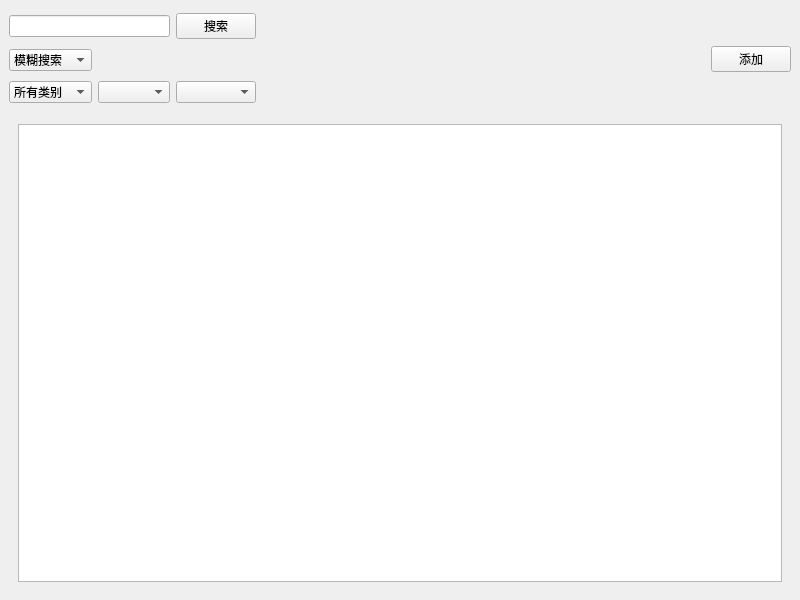
<?xml version="1.0" encoding="UTF-8"?>
<ui version="4.0">
 <class>MainWindow</class>
 <widget class="QMainWindow" name="MainWindow">
  <property name="geometry">
   <rect>
    <x>0</x>
    <y>0</y>
    <width>800</width>
    <height>600</height>
   </rect>
  </property>
  <property name="windowTitle">
   <string>MainWindow</string>
  </property>
  <widget class="QWidget" name="centralwidget">
   <layout class="QVBoxLayout" name="verticalLayout_3">
    <item>
     <layout class="QVBoxLayout" name="verticalLayout_2" stretch="2,10">
      <item>
       <layout class="QHBoxLayout" name="horizontalLayout" stretch="2">
        <property name="sizeConstraint">
         <enum>QLayout::SetDefaultConstraint</enum>
        </property>
        <item>
         <layout class="QHBoxLayout" name="horizontalLayout_2">
          <item>
           <layout class="QGridLayout" name="gridLayout">
            <item row="3" column="1">
             <widget class="QComboBox" name="comboBox_2"/>
            </item>
            <item row="3" column="2">
             <widget class="QComboBox" name="comboBox_4"/>
            </item>
            <item row="0" column="0" colspan="2">
             <widget class="QLineEdit" name="lineEdit"/>
            </item>
            <item row="3" column="0">
             <widget class="QComboBox" name="comboBox_3">
              <property name="statusTip">
               <string/>
              </property>
              <item>
               <property name="text">
                <string>所有类别</string>
               </property>
              </item>
              <item>
               <property name="text">
                <string>Internship</string>
               </property>
              </item>
             </widget>
            </item>
            <item row="0" column="2">
             <widget class="QPushButton" name="SearchButton">
              <property name="text">
               <string>搜索</string>
              </property>
             </widget>
            </item>
            <item row="1" column="0">
             <widget class="QComboBox" name="comboBox">
              <property name="placeholderText">
               <string/>
              </property>
              <item>
               <property name="text">
                <string>模糊搜索</string>
               </property>
              </item>
              <item>
               <property name="text">
                <string>精确搜索</string>
               </property>
              </item>
             </widget>
            </item>
           </layout>
          </item>
          <item>
           <spacer name="horizontalSpacer">
            <property name="orientation">
             <enum>Qt::Horizontal</enum>
            </property>
            <property name="sizeType">
             <enum>QSizePolicy::Expanding</enum>
            </property>
            <property name="sizeHint" stdset="0">
             <size>
              <width>400</width>
              <height>100</height>
             </size>
            </property>
           </spacer>
          </item>
          <item>
           <widget class="QPushButton" name="AddButton">
            <property name="text">
             <string>添加</string>
            </property>
           </widget>
          </item>
         </layout>
        </item>
       </layout>
      </item>
      <item>
       <widget class="QWidget" name="formWidget" native="true">
        <layout class="QFormLayout" name="formLayout">
         <item row="0" column="0" colspan="2">
          <widget class="QTableView" name="tableView">
           <property name="editTriggers">
            <set>QAbstractItemView::NoEditTriggers</set>
           </property>
          </widget>
         </item>
        </layout>
       </widget>
      </item>
     </layout>
    </item>
   </layout>
  </widget>
 </widget>
 <resources/>
 <connections/>
</ui>
